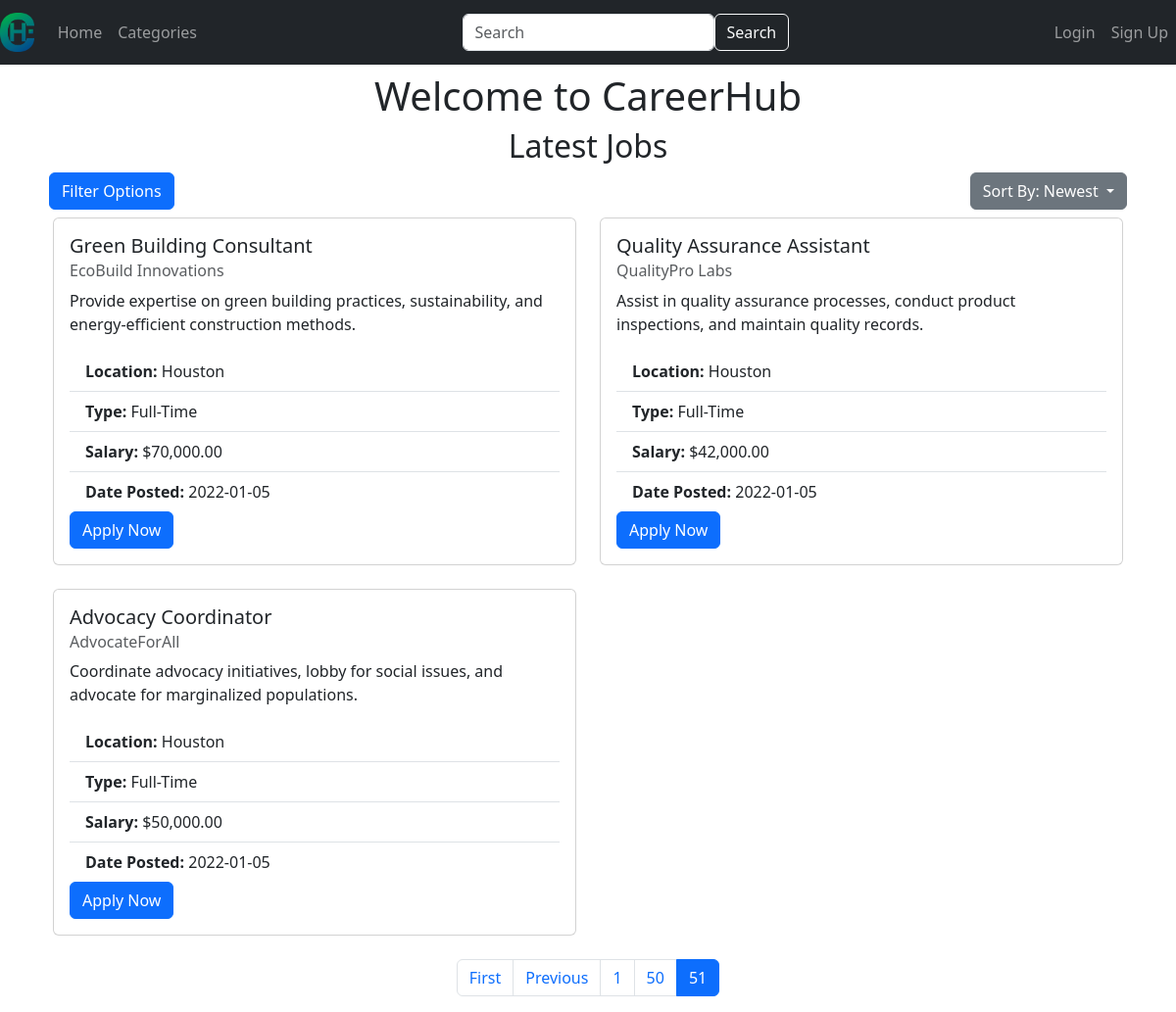
The page /?page=51 on the database its author committed.
### website/models.py (models this page shows)
class JobListing(db.Model):
    job_id = db.Column(db.Integer, primary_key=True)
    title = db.Column(db.String(128))
    company = db.Column(db.String(128))
    salary = db.Column(db.Integer)
    location = db.Column(db.String(128))
    type = db.Column(db.String(128))
    description = db.Column(db.String(32768))
    email = db.Column(db.String(128))
    date_posted = db.Column(db.DateTime(timezone=True), default=func.now())
    category_id = db.Column(db.Integer, db.ForeignKey('job_category.category_id'), nullable=False)
    category = db.relationship('JobCategory', backref=db.backref('job_listings', lazy=True))

### website/views.py (the view)
@views.route('/', methods=['GET', 'POST'])
def home():
    users = User.query.all()
    page = request.args.get('page', 1, type=int)
    jobs = JobListing.query.all()
    per_page = PAGE_SIZE
    job_listings = JobListing.query.order_by(JobListing.date_posted.desc()).paginate(page=page, per_page=per_page)
    filters = get_filters()
    add_email_syntax(job_listings)
    return render_template("home.html", user=current_user, users=users, job_listings=job_listings, filters=filters)

### website/__init__.py (called while the page is built)
def format_salary(value):
    try:
        salary = float(value)
        formatted_salary = "${:,.2f}".format(salary)
        return formatted_salary
    except ValueError:
        return value

### website/views.py (called while the page is built)
def add_email_syntax(job_listings):
    if job_listings == None:
    	return None
    for job in job_listings.items:
        job.emailtitle = quote(job.title)
        job.emailcompany = quote(job.company)

### website/templates/home.html (shortened to what this page needs)
{% extends "base.html" %}
{% block content %}
<div class="m-2 align-items-center">
  <div class="text-center">
    <h1>Welcome to CareerHub</h1>
    <h2>Latest Jobs</h2>
  </div>
  <div class="d-flex justify-content-between">
    <button class="btn btn-primary d-flex justify-content-start" type="button" data-toggle="collapse" data-target="#filterCollapse" aria-expanded="false" aria-controls="filterCollapse">
    Filter Options
    </button>
    <div class="d-flex justify-content-end">
      <div class="dropdown">
        <button class="btn btn-secondary dropdown-toggle" type="button" id="sortDropdown" data-toggle="dropdown" aria-haspopup="true" aria-expanded="false">
          {% if sort == 'most_money' %}
            Sort By: Highest Salary
          {% elif sort == 'least_money' %}
            Sort By: Lowest Salary
          {% elif sort %}
            Sort By: {{ sort|capitalize }}
          {% else %}
            Sort By: Newest
          {% endif %}
        </button>
      </div>
    </div>
  </div>
</div>
<div class="container">
  <div class="row">
    {% for job in job_listings.items %}
    <div class="col-md-6 mb-4">
      <div class="card">
        <div class="card-body">
          <h5 class="card-title">{{ job.title }}</h5>
          <h6 class="card-subtitle mb-2 text-muted">{{ job.company }}</h6>
          <p class="card-text">{{ job.description }}</p>
          <ul class="list-group list-group-flush">
            <li class="list-group-item"><strong>Location:</strong> {{ job.location }}</li>
            <li class="list-group-item"><strong>Type:</strong> {{ job.type }}</li>
            <li class="list-group-item"><strong>Salary:</strong> {{ job.salary | format_salary }}</li>
            <li class="list-group-item"><strong>Date Posted:</strong> {{ job.date_posted.strftime('%Y-%m-%d') }}</li>
          </ul>
          {% if current_user.is_authenticated %}
            <a href="mailto:{{ job.email }}?subject=Job%20Application%20-%20{{ job.emailtitle }}&body=Dear%20Hiring%20Manager,%0D%0A%0D%0AI%20would%20like%20to%20apply%20for%20the%20{{ job.emailtitle }}%20position%20at%20{{ job.emailcompany }}.%20Please%20find%20my%20resume%20attached.%0D%0A%0D%0AThank%20you,%0D%0A{{ current_user.first_name if current_user.first_name else 'Your%20Name' }}" class="btn btn-primary">Apply Now</a>
          {% else %}
            <a href="mailto:{{ job.email }}?subject=Job%20Application%20-%20{{ job.emailtitle }}&body=Dear%20Hiring%20Manager,%0D%0A%0D%0AI%20would%20like%20to%20apply%20for%20the%20{{ job.emailtitle }}%20position%20at%20{{ job.emailcompany }}.%20Please%20find%20my%20resume%20attached.%0D%0A%0D%0AThank%20you,%0D%0AYour%20Name" class="btn btn-primary">Apply Now</a>
          {% endif %}
        </div>
      </div>
    </div>
    {% endfor %}
  </div>
</div>
<nav aria-label="Page navigation">
  <ul class="pagination justify-content-center">
    {% if job_listings.has_prev %}
      <li class="page-item"><a class="page-link" href="?page=1">First</a></li>
      <li class="page-item"><a class="page-link" href="?page={{ job_listings.prev_num }}">Previous</a></li>
    {% endif %}
    {% for num in job_listings.iter_pages(left_edge=1, right_edge=1, left_current=1, right_current=2) %}
      {% if num %}
        {% if num != job_listings.page %}
          <li class="page-item"><a class="page-link" href="?page={{ num }}">{{ num }}</a></li>
        {% else %}
          <li class="page-item active" aria-current="page"><span class="page-link">{{ num }}</span></li>
        {% endif %}
      {% endif %}
    {% endfor %}
  </ul>
</nav>
{% endblock %}

### rows shown on the page
JobListing: title "Green Building Consultant", company "EcoBuild Innovations", description "Provide expertise on green building practices, sustainability, and energy-efficient construction methods.", location "Houston", type "Full-Time", salary "$70,000.00", date_posted "2022-01-05"
JobListing: title "Quality Assurance Assistant", company "QualityPro Labs", description "Assist in quality assurance processes, conduct product inspections, and maintain quality records.", location "Houston", type "Full-Time", salary "$42,000.00", date_posted "2022-01-05"
JobListing: title "Advocacy Coordinator", company "AdvocateForAll", description "Coordinate advocacy initiatives, lobby for social issues, and advocate for marginalized populations.", location "Houston", type "Full-Time", salary "$50,000.00", date_posted "2022-01-05"

### other values the page prints
{{ num }} "1" "50"
{{ num }} "51"
